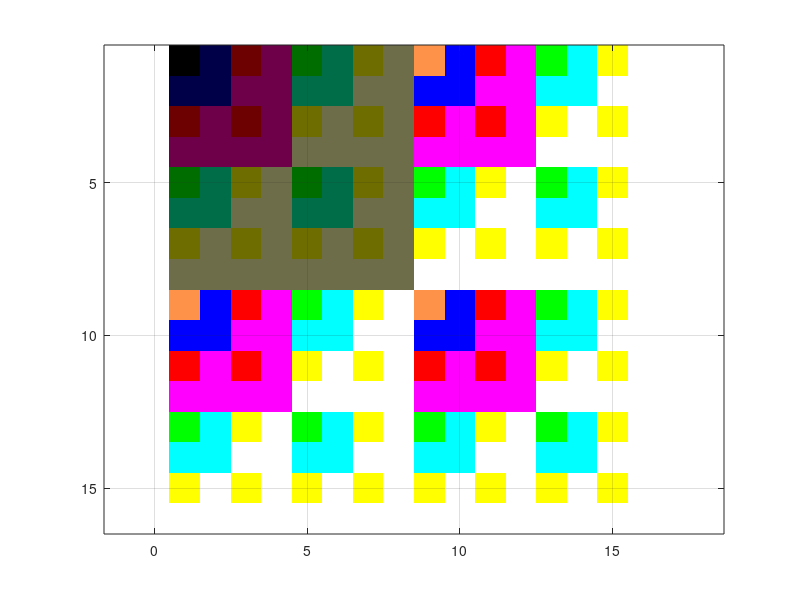

The MATLAB source for this figure: (Note: this script raises an error after producing the figure.)
clear
close all
 

red   = [0,  36,  73, 109, 146, 182, 219, 255];
green = [0,  36,  73, 109, 146, 182, 219, 255];
blue  = [0,  73, 146, 255];

i=1;
for g=0:7
    for r=0:7
        for b=0:3
            pal(i,:) = ([red(r+1) green(g+1) blue(b+1)]/255);
            i=i+1;
        end
    end
end

%[A,MAP] = imread('bmp\Sprite_Palette_OR.bmp'); sprtpaldec = round(MAP(double(A(1:16:256,1))+1,:)*7);

      %  green red blue
sprtpalgrb = [ 0 0 0
    0 0 2
    0 3 0
    0 3 2
    3 0 0
    3 0 2
    3 3 0
    3 3 2
    4 7 2
    0 0 7
    0 7 0
    0 7 7
    7 0 0
    7 0 7
    7 7 0
    7 7 7];
        
sprtpalrgb = sprtpalgrb(:,[2 1 3])/7;
        
figure;
r = uint8(kron(0:15,ones(16,1)));
t = bitor(r,r');
image(t)
colormap(sprtpalrgb);
axis equal
grid

name = 'main ship02.gif';
[AA,MMAP] = imread(['ene_code\' name]);
MMAP = MMAP(1:16,:);
%name = 'uridium_rev9';
MAP = sprtpalrgb;

%[A,MAP] = imread(['ene_code\' name '.bmp']);
MAP(1,:) = [7 0 7]/7;

A= AA(:,:,1,1);
F = imapprox(A, MMAP, sprtpalrgb,'nodither');


F0 = zeros(size(F));
F1 = zeros(size(F));
F2 = zeros(size(F));


for y=1:16
    e = inf;
    for c1=0:15
        for c2=(c1+1):15
            pal = [MAP(1,:); sprtpalrgb(1+[c1, c2, bitor(c1,c2)],:)];
            
            l = F(y,:);
            m = imapprox(l,MAP,pal, 'nodither');
            
            ne = sum(sum((MAP(1+l,:)-pal(1+m,:)).^2));

            if (ne<e) 
                e = ne;
                F0(y,:) = (m>0);
                F1(y,:) = ((m==1)+(m==3)>0)*c1;
                F2(y,:) = ((m==2)+(m==3)>0)*c2;
            end
        end
    end
end
        
figure;
image(bitand(bitor(F1,F2),F0*15)+2)
colormap([MAP(1,:); sprtpalrgb]);
axis equal

Y1 = F1>0;
Y2 = F2>0;

Y = [Y1;Y2];
figure
image(Y)
colormap(flag)
axis equal

%imwrite(Y*16,MAP,[name '.png'],'png', 'BitDepth',8);

Nframes = size(Y,1)*size(Y,2)/16/16;

frames = cell(32,Nframes);

figure;
k = 0;
h = 0;
for i = 1:size(frames,2)
    for j = 1:16
        frames{j,i} = dec2hex(bi2de(Y(h+j,k+[1:8]),'left-msb'),2);
    end
    for j=17:32
        frames{j,i} = dec2hex(bi2de(Y(h+j-16,k+8+[1:8]),'left-msb'),2);
    end
    image( [ Y(h+[1:16],k+[1:8]) Y(h+[17:32]-16,k+8+[1:8])]);
    colormap(MAP);
    %pause
    k = k + 16;
    if (k>=size(Y,2))
        k = 0;
        h=h+16;
    end
end


%%%%%%%%%%%%%%%%%%%%%%%%%%%%%%
% save sprite data

fid = fopen([name '.asm'],'w');
fprintf (fid,[name ':\n']);
for i=1:size(frames,2)
    fprintf (fid,[ name '_%d \n'],i-1);
    for j=1:32
        fprintf (fid,'    defb 0x%s \n',frames{j,i});
    end
    fprintf (fid,'\n');
end
fclose(fid);
